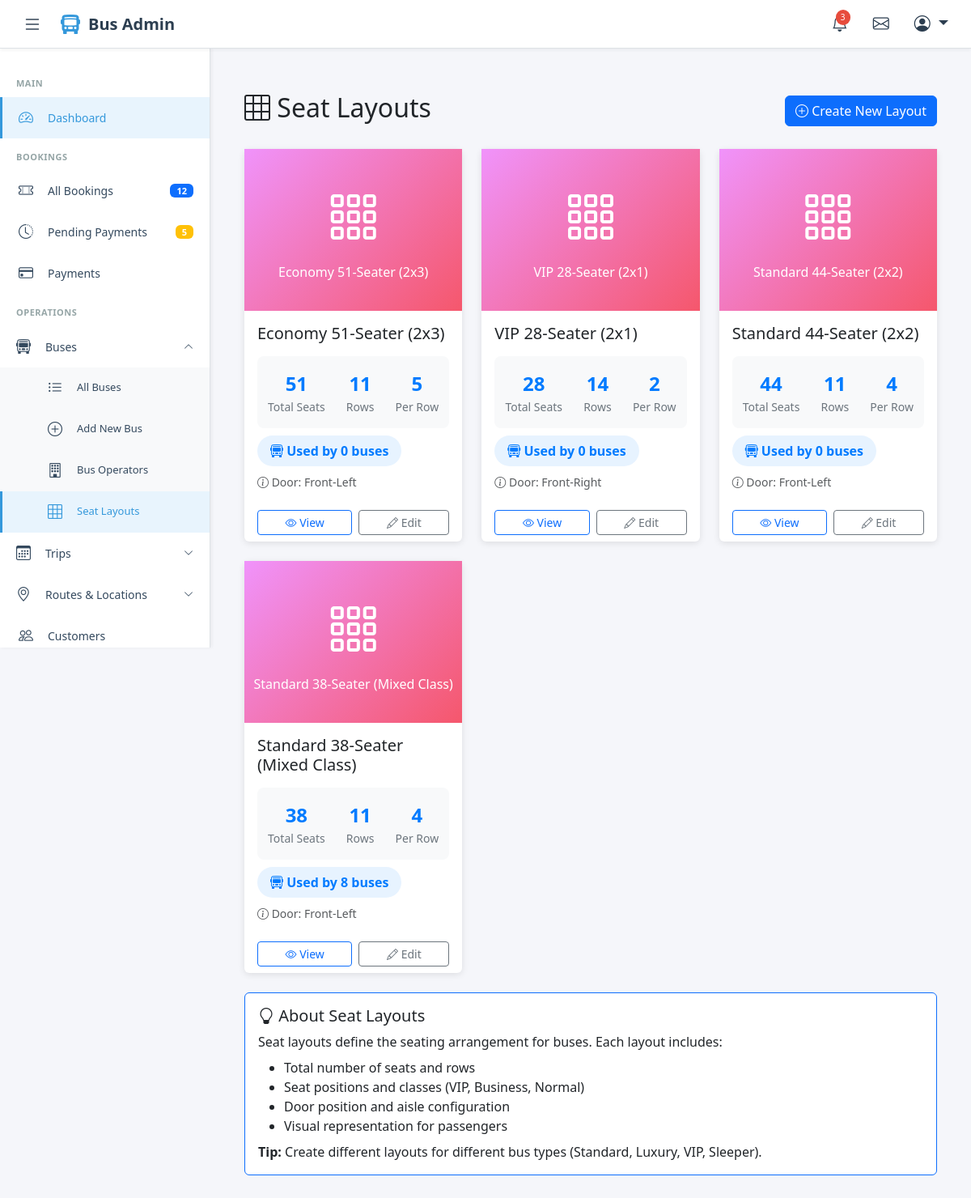
Page /layouts/ on the earlier database version.
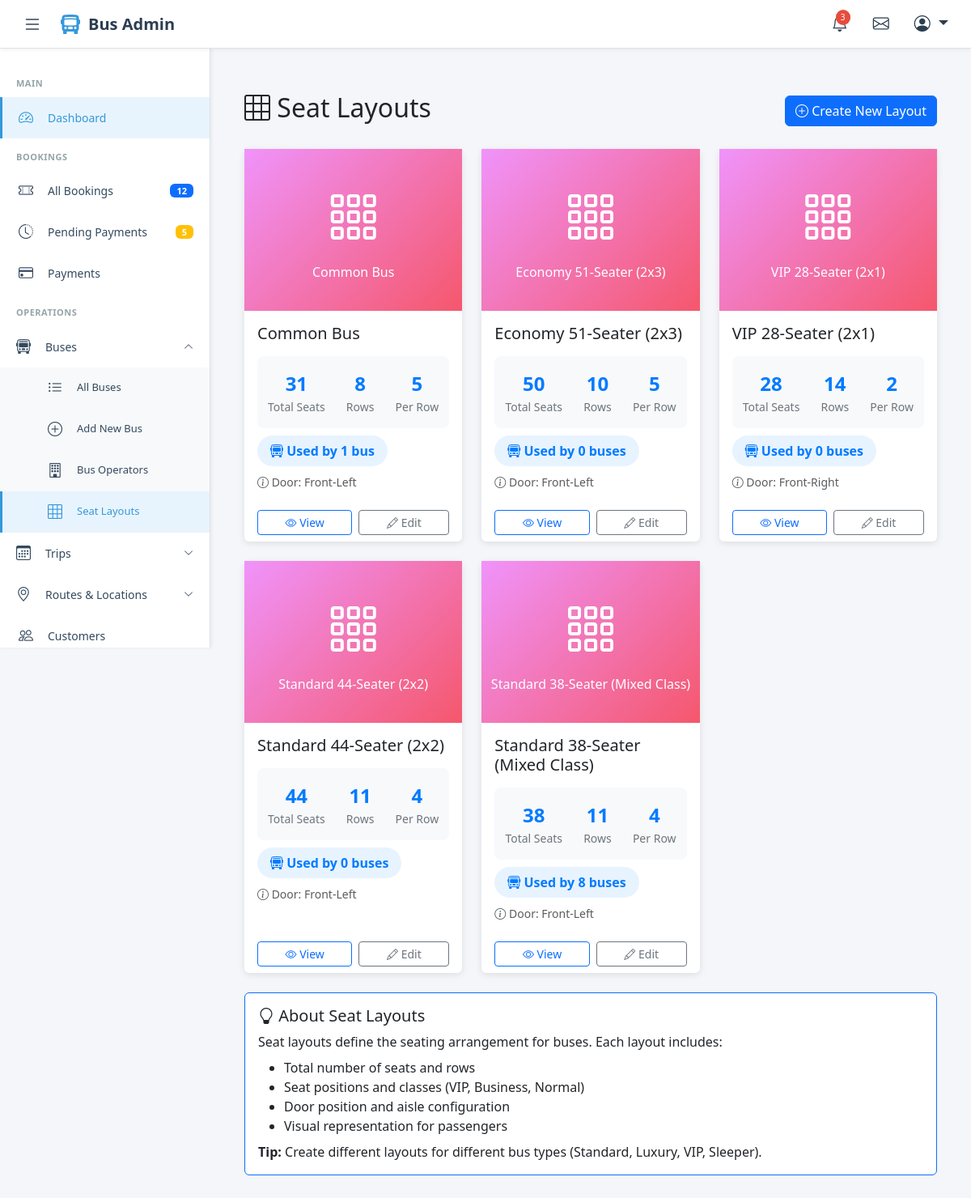
Same page on the later database version.
### website_application/models.py (models this page shows, shortened)
class SeatLayout(models.Model):
    name = models.CharField(max_length=100, help_text="e.g., '2x2 Standard', '2x1 VIP'")
    total_rows = models.IntegerField(validators=[MinValueValidator(1)])
    seats_per_row = models.IntegerField(validators=[MinValueValidator(1)])
    total_seats = models.IntegerField()
    layout_config = models.JSONField(
        help_text="JSON configuration for seat positions, door location, etc."
    )
    image = models.ImageField(upload_to='layouts/', null=True, blank=True)

### website_application/views.py (the view)
# urls.py: path('layouts/', views.layout_list, name='layout_list'),
def layout_list(request):
    layouts = SeatLayout.objects.annotate(
        bus_count=Count('bus')
    ).order_by('-id')
    context = {
        'layouts': layouts,
    }
    return render(request, 'buses/layout_list.html', context)

### templates/buses/layout_list.html (shortened to what this page needs)
{% extends 'admin_base.html' %}
{% load static %}
{% block content %}
<div class="container-fluid py-4">
    <div class="d-flex justify-content-between align-items-center mb-4">
        <h2><i class="bi bi-grid-3x3"></i> Seat Layouts</h2>
        <a href="{% url 'layout_add' %}" class="btn btn-primary">
            <i class="bi bi-plus-circle"></i> Create New Layout
        </a>
    </div>
    {% if layouts %}
    <div class="row g-4">
        {% for layout in layouts %}
        <div class="col-md-6 col-lg-4">
            <div class="card layout-card">
                <div class="layout-preview">
                    {% if layout.image %}
                    <img src="{{ layout.image.url }}" alt="{{ layout.name }}"
                         style="max-width: 100%; max-height: 100%; object-fit: contain;">
                    {% else %}
                    <div class="text-white text-center">
                        <i class="bi bi-grid-3x3-gap" style="font-size: 4rem;"></i>
                        <p class="mt-2 mb-0">{{ layout.name }}</p>
                    </div>
                    {% endif %}
                </div>
                <div class="card-body">
                    <h5 class="card-title mb-3">{{ layout.name }}</h5>
                    <div class="layout-stats">
                        <div class="stat-item">
                            <div class="stat-value">{{ layout.total_seats }}</div>
                            <div class="stat-label">Total Seats</div>
                        </div>
                        <div class="stat-item">
                            <div class="stat-value">{{ layout.total_rows }}</div>
                            <div class="stat-label">Rows</div>
                        </div>
                        <div class="stat-item">
                            <div class="stat-value">{{ layout.seats_per_row }}</div>
                            <div class="stat-label">Per Row</div>
                        </div>
                    </div>
                    <div class="mb-3">
                        <span class="usage-badge">
                            <i class="bi bi-bus-front"></i>
                            Used by {{ layout.bus_count }} bus{{ layout.bus_count|pluralize:"es" }}
                        </span>
                    </div>
                    <div class="text-muted small">
                        <i class="bi bi-info-circle"></i>
                        {% if layout.layout_config.door_position %}
                        Door: {{ layout.layout_config.door_position|title }}
                        {% else %}
                        Standard configuration
                        {% endif %}
                    </div>
                </div>
                <div class="card-footer bg-transparent border-top-0">
                    <div class="d-flex gap-2">
                        <a href="{% url 'layout_detail' layout.pk %}" class="btn btn-sm btn-outline-primary flex-fill">
                            <i class="bi bi-eye"></i> View
                        </a>
                        <a href="{% url 'layout_edit' layout.pk %}" class="btn btn-sm btn-outline-secondary flex-fill">
                            <i class="bi bi-pencil"></i> Edit
                        </a>
                    </div>
                </div>
            </div>
        </div>
        {% endfor %}
    </div>
    {% else %}
    <div class="alert alert-info text-center">
        <i class="bi bi-info-circle"></i> No seat layouts found.
        <a href="{% url 'layout_add' %}">Create your first layout</a>
    </div>
    {% endif %}
    <div class="card mt-4 border-primary">
        <div class="card-body">
            <h5 class="card-title"><i class="bi bi-lightbulb"></i> About Seat Layouts</h5>
            <p class="mb-2">
                Seat layouts define the seating arrangement for buses. Each layout includes:
            </p>
            <ul class="mb-0">
                <li>Total number of seats and rows</li>
                <li>Seat positions and classes (VIP, Business, Normal)</li>
                <li>Door position and aisle configuration</li>
                <li>Visual representation for passengers</li>
            </ul>
            <p class="mt-2 mb-0">
                <strong>Tip:</strong> Create different layouts for different bus types (Standard, Luxury, VIP, Sleeper).
            </p>
        </div>
    </div>
</div>
{% endblock %}

### templates/admin_base.html (shortened to what this page needs)
<!DOCTYPE html>
<html lang="en">
<head>
    <link href="https://cdn.jsdelivr.net/npm/bootstrap@5.3.0/dist/css/bootstrap.min.css" rel="stylesheet">
    <link rel="stylesheet" href="https://cdn.jsdelivr.net/npm/bootstrap-icons@1.11.0/font/bootstrap-icons.css">
</head>
<body>
    <header class="admin-header">
        <button class="sidebar-toggle" id="sidebarToggle">
            <i class="bi bi-list"></i>
        </button>
        <a href="#" class="header-brand">
            <i class="bi bi-bus-front-fill"></i>
            <span>Bus Admin</span>
        </a>
        <div class="header-actions">
            <button class="header-icon-btn" title="Notifications">
                <span class="notification-badge">3</span>
            </button>
            <button class="header-icon-btn" title="Messages">
                <i class="bi bi-envelope"></i>
            </button>
            <div class="dropdown">
                <button class="header-icon-btn dropdown-toggle" type="button" data-bs-toggle="dropdown">
                    <i class="bi bi-person-circle"></i>
                </button>
            </div>
        </div>
    </header>
    <aside class="sidebar" id="sidebar">
        <nav class="sidebar-nav">
            <div class="nav-section-title">Main</div>
            <a href="#" class="nav-link active">
                <i class="bi bi-speedometer2"></i>
                <span>Dashboard</span>
            </a>
            <div class="nav-section-title">Bookings</div>
            <a href="#" class="nav-link">
                <i class="bi bi-ticket-perforated"></i>
                <span>All Bookings</span>
                <span class="badge bg-primary">12</span>
            </a>
            <a href="#" class="nav-link">
                <i class="bi bi-clock-history"></i>
                <span>Pending Payments</span>
                <span class="badge bg-warning">5</span>
            </a>
            <a href="#" class="nav-link">
                <i class="bi bi-credit-card"></i>
                <span>Payments</span>
            </a>
            <div class="nav-section-title">Operations</div>
            <div class="nav-dropdown">
                <button class="nav-dropdown-toggle">
                    <i class="bi bi-bus-front"></i>
                    <span>Buses</span>
                    <i class="bi bi-chevron-down dropdown-arrow"></i>
                </button>
                <div class="nav-dropdown-menu">
                    <a href="{% url 'bus_list' %}" class="nav-link">
                        <i class="bi bi-list-ul"></i> All Buses
                    </a>
                    <a href="{% url 'bus_add' %}" class="nav-link">
                        <i class="bi bi-plus-circle"></i> Add New Bus
                    </a>
                    <a href="{% url 'operator_list' %}" class="nav-link">
                        <i class="bi bi-building"></i> Bus Operators
                    </a>
                    <a href="{% url 'layout_list' %}" class="nav-link">
                        <i class="bi bi-grid-3x3"></i> Seat Layouts
                    </a>
                </div>
            </div>
            <div class="nav-dropdown">
                <button class="nav-dropdown-toggle">
                    <i class="bi bi-calendar3"></i>
                    <span>Trips</span>
                    <i class="bi bi-chevron-down dropdown-arrow"></i>
                </button>
            </div>
            <div class="nav-dropdown">
                <button class="nav-dropdown-toggle">
                    <i class="bi bi-geo-alt"></i>
                    <span>Routes & Locations</span>
                    <i class="bi bi-chevron-down dropdown-arrow"></i>
                </button>
            </div>
            <a href="#" class="nav-link">
                <i class="bi bi-people"></i>
                <span>Customers</span>
            </a>
        </nav>
    </aside>
    <main class="main-content" id="mainContent">
        {% block content %}{% endblock %}
    </main>
</body>
</html>

### templates/admin_base.html (style rules this page uses)
:root { --sidebar-width: 260px; --header-height: 60px; --primary-color: #2c3e50; --secondary-color: #34495e; --accent-color: #3498db; --hover-bg: #f8f9fa; --border-color: #dee2e6; }
* { margin: 0; padding: 0; box-sizing: border-box; }
body { font-family: 'Segoe UI', Tahoma, Geneva, Verdana, sans-serif; background-color: #f5f6fa; overflow-x: hidden; }
.admin-header { position: fixed; top: 0; left: 0; right: 0; height: var(--header-height); background: white; border-bottom: 1px solid var(--border-color); display: flex; align-items: center; padding: 0 20px; z-index: 1000; box-shadow: 0 2px 4px rgba(0,0,0,0.05); }
.header-brand { font-size: 20px; font-weight: 600; color: var(--primary-color); text-decoration: none; display: flex; align-items: center; gap: 10px; }
.header-brand i { font-size: 24px; color: var(--accent-color); }
.sidebar-toggle { background: none; border: none; font-size: 24px; color: var(--primary-color); cursor: pointer; padding: 8px; border-radius: 4px; transition: background 0.3s; margin-right: 15px; }
.header-actions { margin-left: auto; display: flex; align-items: center; gap: 15px; }
.header-icon-btn { background: none; border: none; font-size: 20px; color: var(--primary-color); cursor: pointer; padding: 8px; border-radius: 4px; position: relative; transition: background 0.3s; }
.notification-badge { position: absolute; top: 5px; right: 5px; background: #e74c3c; color: white; font-size: 10px; padding: 2px 5px; border-radius: 10px; min-width: 18px; text-align: center; }
.sidebar { position: fixed; top: var(--header-height); left: 0; width: var(--sidebar-width); height: calc(100vh - var(--header-height)); background: white; border-right: 1px solid var(--border-color); overflow-y: auto; transition: transform 0.3s ease; z-index: 999; box-shadow: 2px 0 4px rgba(0,0,0,0.05); }
.sidebar-nav { padding: 20px 0; }
.nav-section-title { padding: 15px 20px 8px; font-size: 11px; font-weight: 600; text-transform: uppercase; color: #95a5a6; letter-spacing: 0.5px; }
.nav-link { display: flex; align-items: center; padding: 12px 20px; color: var(--secondary-color); text-decoration: none; transition: all 0.3s; border-left: 3px solid transparent; font-size: 14px; }
.nav-link.active { background: #e8f4fd; color: var(--accent-color); border-left-color: var(--accent-color); font-weight: 500; }
.nav-link i { font-size: 18px; width: 24px; margin-right: 12px; }
.nav-link .badge { margin-left: auto; font-size: 11px; padding: 3px 8px; }
.nav-dropdown { position: relative; }
.nav-dropdown-toggle { display: flex; align-items: center; padding: 12px 20px; color: var(--secondary-color); text-decoration: none; transition: all 0.3s; border-left: 3px solid transparent; font-size: 14px; cursor: pointer; background: none; border: none; width: 100%; text-align: left; }
.nav-dropdown-toggle i:first-child { font-size: 18px; width: 24px; margin-right: 12px; }
.nav-dropdown-toggle .dropdown-arrow { margin-left: auto; transition: transform 0.3s; font-size: 12px; }
.nav-dropdown.open .dropdown-arrow { transform: rotate(180deg); }
.nav-dropdown-menu { max-height: 0; overflow: hidden; transition: max-height 0.3s ease; background: #f8f9fa; }
.nav-dropdown.open .nav-dropdown-menu { max-height: 500px; }
.nav-dropdown-menu .nav-link { padding-left: 56px; font-size: 13px; }
.main-content { margin-left: var(--sidebar-width); margin-top: var(--header-height); padding: 30px; min-height: calc(100vh - var(--header-height)); transition: margin-left 0.3s ease; }

### templates/buses/layout_list.html (style rules this page uses)
.layout-card { transition: transform 0.2s, box-shadow 0.2s; border: none; box-shadow: 0 2px 8px rgba(0,0,0,0.1); height: 100%; }
.layout-preview { height: 200px; background: linear-gradient(135deg, #f093fb 0%, #f5576c 100%); display: flex; align-items: center; justify-content: center; position: relative; }
.layout-stats { display: flex; justify-content: space-around; padding: 1rem 0; background: #f8f9fa; border-radius: 8px; margin: 1rem 0; }
.stat-item { text-align: center; }
.stat-value { font-size: 1.5rem; font-weight: bold; color: #007bff; }
.stat-label { font-size: 0.875rem; color: #6c757d; }
.usage-badge { background: #e7f3ff; color: #007bff; padding: 0.5rem 1rem; border-radius: 20px; font-weight: 600; }

Differences in the rows shown:
added SeatLayout: name "Common Bus", total_seats "31", total_rows "8", seats_per_row "5", bus_count "1", layout_config.door_position "Front-Left"
changed SeatLayout "Economy 51-Seater (2x3)": total_seats "51" → "50"; total_rows "11" → "10"
